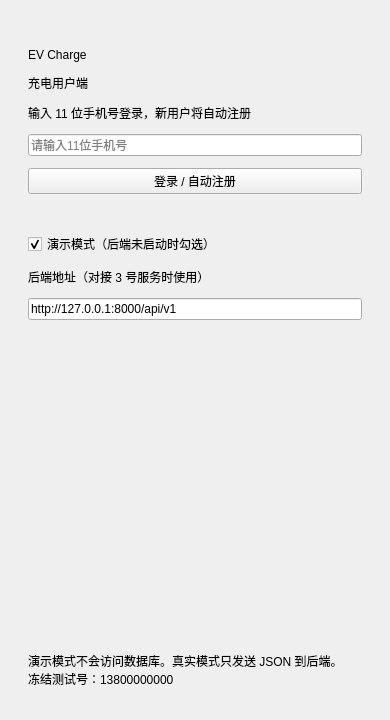
<?xml version="1.0" encoding="UTF-8"?>
<ui version="4.0">
 <class>LoginPage</class>
 <widget class="QWidget" name="LoginPage">
  <property name="geometry">
   <rect>
    <x>0</x>
    <y>0</y>
    <width>390</width>
    <height>720</height>
   </rect>
  </property>
  <layout class="QVBoxLayout" name="loginLayout">
   <property name="spacing">
    <number>12</number>
   </property>
   <property name="leftMargin">
    <number>28</number>
   </property>
   <property name="topMargin">
    <number>48</number>
   </property>
   <property name="rightMargin">
    <number>28</number>
   </property>
   <property name="bottomMargin">
    <number>32</number>
   </property>
   <item>
    <widget class="QLabel" name="brandLabel">
     <property name="text">
      <string>EV Charge</string>
     </property>
    </widget>
   </item>
   <item>
    <widget class="QLabel" name="titleLabel">
     <property name="text">
      <string>充电用户端</string>
     </property>
    </widget>
   </item>
   <item>
    <widget class="QLabel" name="subtitleLabel">
     <property name="text">
      <string>输入 11 位手机号登录，新用户将自动注册</string>
     </property>
     <property name="wordWrap">
      <bool>true</bool>
     </property>
    </widget>
   </item>
   <item>
    <widget class="QLineEdit" name="phoneEdit">
     <property name="maxLength">
      <number>11</number>
     </property>
     <property name="placeholderText">
      <string>请输入11位手机号</string>
     </property>
     <property name="clearButtonEnabled">
      <bool>true</bool>
     </property>
    </widget>
   </item>
   <item>
    <widget class="QPushButton" name="loginButton">
     <property name="cursor">
      <cursorShape>PointingHandCursor</cursorShape>
     </property>
     <property name="text">
      <string>登录 / 自动注册</string>
     </property>
    </widget>
   </item>
   <item>
    <widget class="QLabel" name="statusLabel">
     <property name="text">
      <string/>
     </property>
     <property name="wordWrap">
      <bool>true</bool>
     </property>
    </widget>
   </item>
   <item>
    <widget class="QCheckBox" name="demoCheck">
     <property name="text">
      <string>演示模式（后端未启动时勾选）</string>
     </property>
     <property name="checked">
      <bool>true</bool>
     </property>
    </widget>
   </item>
   <item>
    <widget class="QLabel" name="apiHintLabel">
     <property name="text">
      <string>后端地址（对接 3 号服务时使用）</string>
     </property>
    </widget>
   </item>
   <item>
    <widget class="QLineEdit" name="apiEdit">
     <property name="text">
      <string>http://127.0.0.1:8000/api/v1</string>
     </property>
    </widget>
   </item>
   <item>
    <spacer name="loginStretch">
     <property name="orientation">
      <enum>Qt::Vertical</enum>
     </property>
     <property name="sizeHint" stdset="0">
      <size>
       <width>20</width>
       <height>40</height>
      </size>
     </property>
    </spacer>
   </item>
   <item>
    <widget class="QLabel" name="hintLabel">
     <property name="text">
      <string>演示模式不会访问数据库。真实模式只发送 JSON 到后端。
冻结测试号：13800000000</string>
     </property>
     <property name="wordWrap">
      <bool>true</bool>
     </property>
    </widget>
   </item>
  </layout>
 </widget>
 <resources/>
 <connections/>
</ui>
